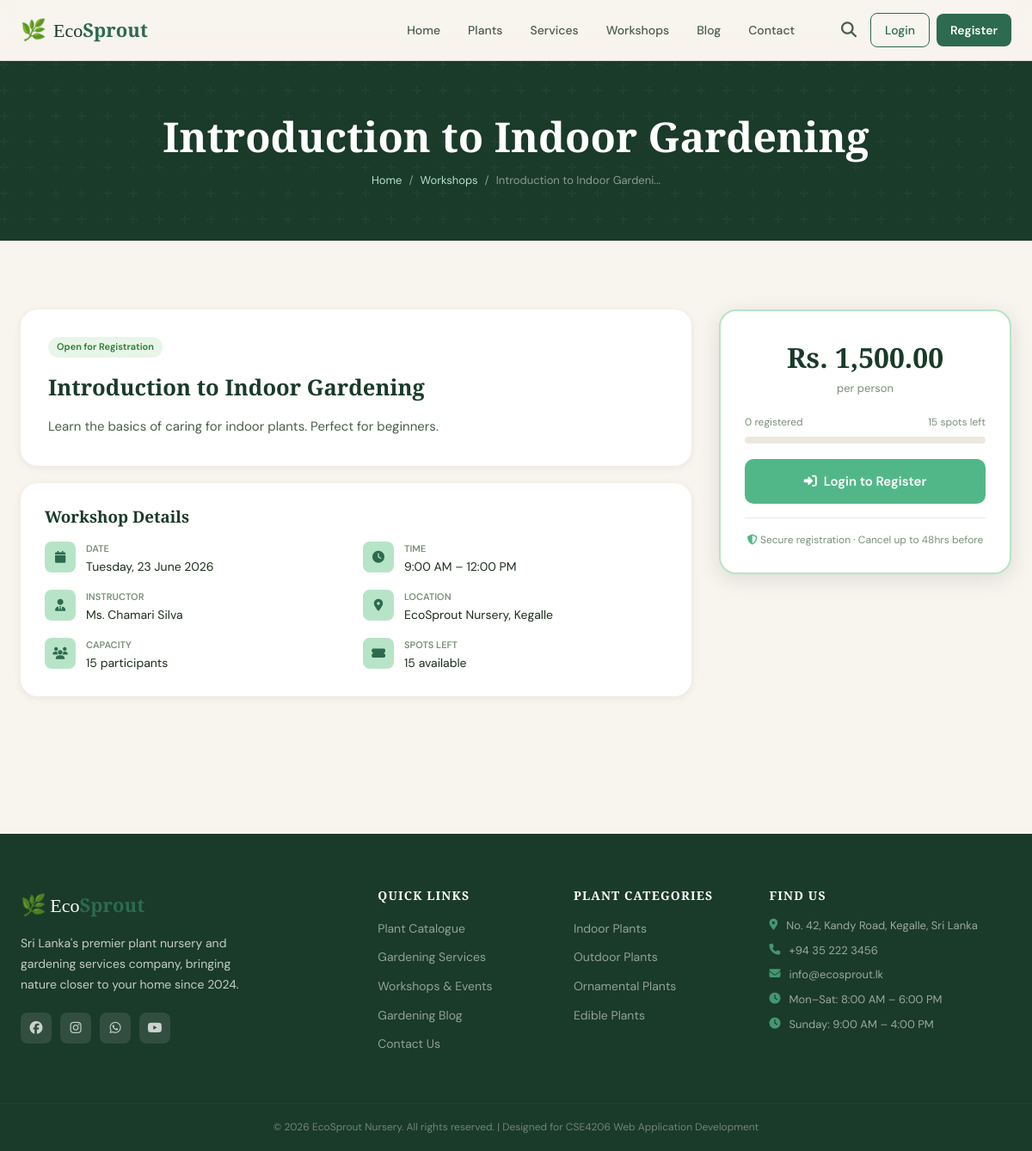
The page /workshop_detail.php?id=1 on the database its author committed.
### tables this page shows
CREATE TABLE workshops (
    id INT AUTO_INCREMENT PRIMARY KEY,
    title VARCHAR(200) NOT NULL,
    description TEXT,
    instructor VARCHAR(100),
    workshop_date DATE NOT NULL,
    start_time TIME,
    end_time TIME,
    location VARCHAR(200),
    max_participants INT DEFAULT 20,
    current_participants INT DEFAULT 0,
    price DECIMAL(10,2) DEFAULT 0.00,
    image VARCHAR(255),
    is_active TINYINT(1) DEFAULT 1,
    created_at TIMESTAMP DEFAULT CURRENT_TIMESTAMP
);

### includes/config.php (called while the page is built, shortened)
<?php
function isLoggedIn() {
    return isset($_SESSION['user_id']);
}
function formatPrice($price) {
    return 'Rs. ' . number_format((float)$price, 2);
}
?>

### workshop_detail.php (the view, shortened to what this page needs)
<?php
require_once 'includes/header.php';
$id = intval($_GET['id'] ?? 0);
$workshop = $conn->query("SELECT * FROM workshops WHERE id=$id AND is_active=1")->fetch_assoc();
$spotsLeft = $workshop['max_participants'] - $workshop['current_participants'];
$isFull    = $spotsLeft <= 0;
$isPast    = strtotime($workshop['workshop_date']) < strtotime('today');
$isRegistered = false;
?>
<div class="page-hero">
    <h1><?= htmlspecialchars($workshop['title']) ?></h1>
    <div class="breadcrumb">
        <a href="<?= SITE_URL ?>">Home</a><span>/</span>
        <a href="<?= SITE_URL ?>/workshops.php">Workshops</a><span>/</span>
        <span><?= htmlspecialchars(substr($workshop['title'],0,30)) ?>...</span>
    </div>
</div>
<div class="section">
    <div style="display:grid; grid-template-columns:1fr 340px; gap:32px; align-items:start;">
        <div>
            <div style="background:white; border-radius:var(--radius-lg); padding:32px; box-shadow:var(--shadow-sm); margin-bottom:20px;">
                <div style="display:flex; gap:10px; flex-wrap:wrap; margin-bottom:20px;">
                    <?php if ($isPast): ?>
                        <span class="badge badge-default">Past Event</span>
                    <?php elseif ($isFull): ?>
                        <span class="badge badge-error">Fully Booked</span>
                    <?php else: ?>
                        <span class="badge badge-success">Open for Registration</span>
                    <?php endif; ?>
                </div>
                <h2 style="font-size:1.6rem; margin-bottom:16px;"><?= htmlspecialchars($workshop['title']) ?></h2>
                <p style="color:var(--text-mid); line-height:1.8; font-size:15px;"><?= nl2br(htmlspecialchars($workshop['description'] ?? '')) ?></p>
            </div>
            <div style="background:white; border-radius:var(--radius-lg); padding:28px; box-shadow:var(--shadow-sm);">
                <h3 style="margin-bottom:18px;">Workshop Details</h3>
                <div style="display:grid; grid-template-columns:1fr 1fr; gap:16px;">
                    <?php
                    $details = [
                        ['fas fa-calendar','Date', date('l, d F Y', strtotime($workshop['workshop_date']))],
                        ['fas fa-clock','Time', date('g:i A', strtotime($workshop['start_time'])).' – '.date('g:i A', strtotime($workshop['end_time']))],
                        ['fas fa-user-tie','Instructor', $workshop['instructor']],
                        ['fas fa-map-marker-alt','Location', $workshop['location']],
                        ['fas fa-users','Capacity', $workshop['max_participants'].' participants'],
                        ['fas fa-ticket-alt','Spots Left', $spotsLeft > 0 ? "$spotsLeft available" : 'Fully booked'],
                    ];
                    foreach ($details as [$icon,$label,$value]):
                    ?>
                    <div style="display:flex; gap:12px; align-items:flex-start;">
                        <div style="width:36px; height:36px; border-radius:8px; background:var(--green-pale); display:flex; align-items:center; justify-content:center; flex-shrink:0;">
                            <i class="<?= $icon ?>" style="color:var(--green-mid); font-size:14px;"></i>
                        </div>
                        <div>
                            <div style="font-size:11px; font-weight:600; color:var(--text-light); text-transform:uppercase;"><?= $label ?></div>
                            <div style="font-size:14px; color:var(--text-dark);"><?= htmlspecialchars($value) ?></div>
                        </div>
                    </div>
                    <?php endforeach; ?>
                </div>
            </div>
        </div>
        <div style="position:sticky; top:90px;">
            <div style="background:white; border-radius:var(--radius-lg); padding:28px; box-shadow:var(--shadow-md); border:2px solid var(--green-pale);">
                <div style="text-align:center; margin-bottom:20px;">
                    <div style="font-size:2rem; font-weight:700; color:var(--green-dark); font-family:'Playfair Display',serif;">
                        <?= $workshop['price'] > 0 ? formatPrice($workshop['price']) : 'FREE' ?>
                    </div>
                    <div style="font-size:13px; color:var(--text-light);">per person</div>
                </div>
                <div style="margin-bottom:18px;">
                    <div style="display:flex; justify-content:space-between; font-size:12px; color:var(--text-light); margin-bottom:6px;">
                        <span><?= $workshop['current_participants'] ?> registered</span>
                        <span><?= $spotsLeft > 0 ? $spotsLeft.' spots left' : 'Fully booked' ?></span>
                    </div>
                    <div style="background:var(--cream-dark); border-radius:4px; height:8px; overflow:hidden;">
                    </div>
                </div>
                <?php if ($isRegistered): ?>
                    <div style="text-align:center; padding:16px; background:var(--green-pale); border-radius:10px;">
                        <i class="fas fa-check-circle" style="font-size:28px; color:var(--green-mid); margin-bottom:8px; display:block;"></i>
                        <strong style="color:var(--green-dark);">You're Registered!</strong>
                        <p style="font-size:13px; color:var(--text-mid); margin-top:4px;">See you on <?= date('d M', strtotime($workshop['workshop_date'])) ?>!</p>
                    </div>
                <?php elseif ($isPast): ?>
                    <div style="text-align:center; padding:16px; background:var(--cream); border-radius:10px; color:var(--text-light);">
                        This workshop has already taken place.
                    </div>
                <?php elseif ($isFull): ?>
                    <div style="text-align:center; padding:16px; background:#ffebee; border-radius:10px; color:var(--error);">
                        This workshop is fully booked.
                    </div>
                <?php elseif (!isLoggedIn()): ?>
                    <a href="<?= SITE_URL ?>/login.php?redirect=<?= urlencode($_SERVER['REQUEST_URI']) ?>" class="btn-primary" style="width:100%; justify-content:center;">
                        <i class="fas fa-sign-in-alt"></i> Login to Register
                    </a>
                <?php endif; ?>
                <div style="margin-top:16px; padding-top:16px; border-top:1px solid var(--cream-dark);">
                    <p style="font-size:12px; color:var(--text-light); text-align:center;">
                        <i class="fas fa-shield-alt" style="color:var(--green-light);"></i>
                        Secure registration · Cancel up to 48hrs before
                    </p>
                </div>
            </div>
        </div>
    </div>
</div>
<?php require_once 'includes/footer.php'; ?>

### css/style.css (style rules this page uses)
:root { --green-dark: #1a3a2a; --green-mid: #2d6a4f; --green-light: #52b788; --green-pale: #b7e4c7; --cream: #f8f4ee; --cream-dark: #ede8df; --brown: #7c5c3c; --brown-light: #c4956a; --gold: #d4a843; --text-dark: #1c2e1c; --text-mid: #4a5e4a; --text-light: #7a8f7a; --white: #ffffff; --error: #c62828; --success: #2e7d32; --warning: #e65100; --shadow-sm: 0 2px 8px rgba(26,58,42,.08); --shadow-md: 0 6px 24px rgba(26,58,42,.12); --shadow-lg: 0 16px 48px rgba(26,58,42,.16); --radius: 12px; --radius-lg: 20px; --transition: all .3s cubic-bezier(.4,0,.2,1); }
*, *::before, *::after { box-sizing: border-box; margin: 0; padding: 0; }
html { scroll-behavior: smooth; }
body { font-family: 'DM Sans', sans-serif; background: var(--cream); color: var(--text-dark); line-height: 1.6; font-size: 16px; }
h1, h2, h3, h4, h5 { font-family: 'Playfair Display', serif; line-height: 1.2; color: var(--green-dark); }
a { color: inherit; text-decoration: none; transition: var(--transition); }
.btn-primary { display: inline-flex; align-items: center; gap: 8px; padding: 14px 28px; background: var(--green-light); color: white; border-radius: 10px; font-weight: 600; font-size: 15px; border: none; cursor: pointer; transition: var(--transition); }
.section { padding: 80px 24px; max-width: 1280px; margin: 0 auto; }
.page-hero { background: var(--green-dark); padding: 60px 24px; text-align: center; position: relative; overflow: hidden; }
.page-hero::after { content: ''; position: absolute; inset: 0; }
.page-hero h1 { font-size: clamp(1.8rem, 4vw, 3rem); color: white; margin-bottom: 10px; position: relative; z-index: 1; }
.breadcrumb { display: flex; align-items: center; justify-content: center; gap: 8px; font-size: 13px; color: rgba(255,255,255,.5); margin-top: 12px; position: relative; z-index: 1; }
.breadcrumb a { color: var(--green-pale); }
.badge { display: inline-flex; align-items: center; padding: 3px 10px; border-radius: 50px; font-size: 11px; font-weight: 600; }
.badge-success { background: #e8f5e9; color: var(--success); }

### rows shown on the page
workshops: title "Introduction to Indoor Gardening", title "Introduction to Indoor Gardeni", description "Learn the basics of caring for indoor plants. Perfect for beginners.", price "Rs. 1,500.00", current_participants "0", max_participants "15"

### other values the page prints
$label "DATE"
$value "Tuesday, 23 June 2026"
$label "TIME"
$value "9:00 AM – 12:00 PM"
$label "INSTRUCTOR"
$value "Ms. Chamari Silva"
$label "LOCATION"
$value "EcoSprout Nursery, Kegalle"
$label "CAPACITY"
$value "15 participants"
$label "SPOTS LEFT"
$value "15 available"
